Frame 1 (no input): blank canvas, image omitted
Frame 60 (the mouse pressed at the canvas centre just before this capture): blank canvas, image omitted
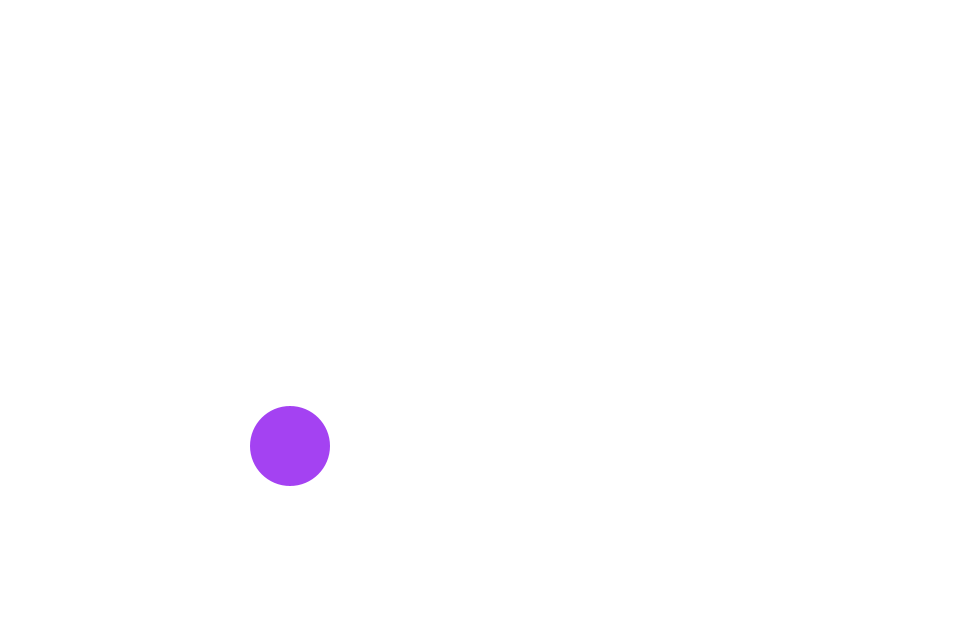
Frame 120 (the mouse held since frame 60 and released just before this capture)

The Processing sketch whose frames 1 and 60 were blank and that drew this single picture after the mouse press (run headless with seeded random() and noise(); from frame 60 on, the mouse is pressed at the canvas centre):

// Processing sketch: l1_bouncing_ball_no_vectors
// ── l1_bouncing_ball_no_vectors.pde
float pos_x=width/2, pos_y=height/2;
float speed_x=2;
float speed_y=6.6;


void setup()
{
  size(960,640);
  background(255);
  frameRate(60);
  smooth();
  
}

void draw()
{
  background(255);
  pos_x+=speed_x;
  pos_y+=speed_y;
  
  if((pos_x>width) || ( pos_x <0))
  {
    speed_x*=-1;
    fill(int(random(0,255)),int(random(0,255)),int(random(0,255)));
  } 
  if((pos_y>height) || ( pos_y <0))
  {
    speed_y*=-1;
    fill(int(random(0,255)),int(random(0,255)),int(random(0,255)));
  }
  noStroke();
  ellipse(pos_x,pos_y,80,80);
}
